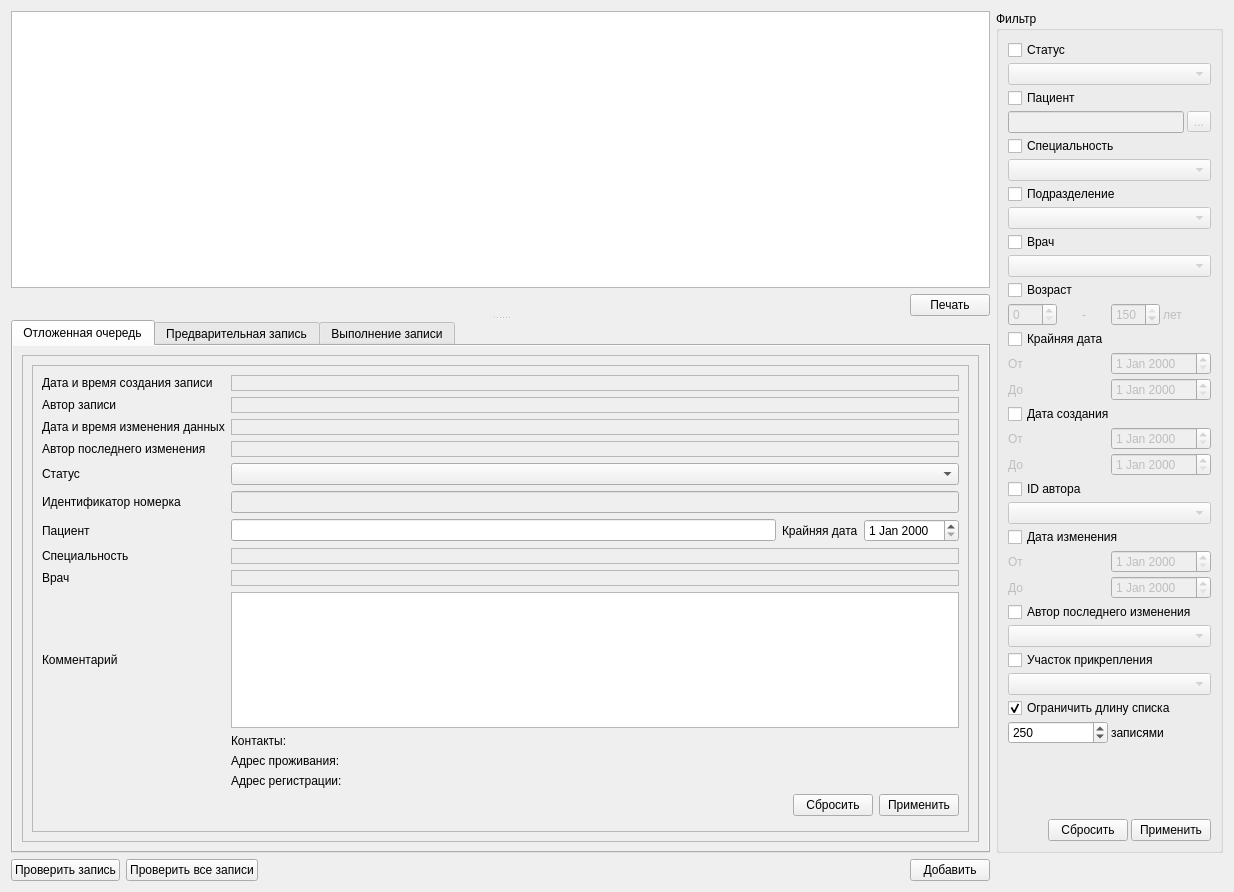
<?xml version="1.0" encoding="UTF-8"?>
<ui version="4.0">
 <class>DeferredQueueWidget</class>
 <widget class="QWidget" name="DeferredQueueWidget">
  <property name="geometry">
   <rect>
    <x>0</x>
    <y>0</y>
    <width>1234</width>
    <height>892</height>
   </rect>
  </property>
  <property name="sizePolicy">
   <sizepolicy hsizetype="Expanding" vsizetype="Expanding">
    <horstretch>0</horstretch>
    <verstretch>0</verstretch>
   </sizepolicy>
  </property>
  <property name="windowTitle">
   <string>Журнал отложенного спроса</string>
  </property>
  <layout class="QGridLayout" name="gridLayout">
   <item row="0" column="0">
    <widget class="QSplitter" name="splitter">
     <property name="orientation">
      <enum>Qt::Vertical</enum>
     </property>
     <widget class="QWidget" name="layoutWidget">
      <layout class="QGridLayout" name="gridLayout_2">
       <item row="0" column="0" rowspan="2" colspan="2">
        <widget class="CTableView" name="tblDeferredQueue"/>
       </item>
       <item row="5" column="1">
        <widget class="QPushButton" name="btnPrintTable">
         <property name="text">
          <string>Печать</string>
         </property>
        </widget>
       </item>
       <item row="5" column="0">
        <spacer name="horizontalSpacer_4">
         <property name="orientation">
          <enum>Qt::Horizontal</enum>
         </property>
         <property name="sizeHint" stdset="0">
          <size>
           <width>40</width>
           <height>20</height>
          </size>
         </property>
        </spacer>
       </item>
      </layout>
     </widget>
     <widget class="QTabWidget" name="tabBeforeRecord">
      <property name="autoFillBackground">
       <bool>true</bool>
      </property>
      <property name="currentIndex">
       <number>0</number>
      </property>
      <widget class="QWidget" name="tabDeferredQueue">
       <property name="autoFillBackground">
        <bool>true</bool>
       </property>
       <attribute name="title">
        <string>Отложенная очередь</string>
       </attribute>
       <layout class="QGridLayout" name="gridLayout_4">
        <item row="0" column="0">
         <widget class="QScrollArea" name="scrollArea">
          <property name="widgetResizable">
           <bool>true</bool>
          </property>
          <widget class="QWidget" name="scrollAreaWidgetContents_3">
           <property name="geometry">
            <rect>
             <x>0</x>
             <y>0</y>
             <width>960</width>
             <height>470</height>
            </rect>
           </property>
           <layout class="QGridLayout" name="gridLayout_3">
            <item row="0" column="0">
             <widget class="QFrame" name="deferredQueueDetails">
              <property name="sizePolicy">
               <sizepolicy hsizetype="Expanding" vsizetype="Expanding">
                <horstretch>0</horstretch>
                <verstretch>0</verstretch>
               </sizepolicy>
              </property>
              <property name="frameShape">
               <enum>QFrame::StyledPanel</enum>
              </property>
              <property name="frameShadow">
               <enum>QFrame::Raised</enum>
              </property>
              <layout class="QGridLayout" name="gridLayout_5">
               <item row="0" column="0">
                <widget class="QLabel" name="label_7">
                 <property name="text">
                  <string>Дата и время создания записи</string>
                 </property>
                </widget>
               </item>
               <item row="0" column="1">
                <widget class="QLabel" name="lblCreateDate">
                 <property name="sizePolicy">
                  <sizepolicy hsizetype="Expanding" vsizetype="Preferred">
                   <horstretch>0</horstretch>
                   <verstretch>0</verstretch>
                  </sizepolicy>
                 </property>
                 <property name="frameShape">
                  <enum>QFrame::StyledPanel</enum>
                 </property>
                 <property name="text">
                  <string/>
                 </property>
                </widget>
               </item>
               <item row="1" column="0">
                <widget class="QLabel" name="label_8">
                 <property name="text">
                  <string>Автор записи</string>
                 </property>
                </widget>
               </item>
               <item row="1" column="1">
                <widget class="QLabel" name="lblCreatePerson">
                 <property name="sizePolicy">
                  <sizepolicy hsizetype="MinimumExpanding" vsizetype="Preferred">
                   <horstretch>0</horstretch>
                   <verstretch>0</verstretch>
                  </sizepolicy>
                 </property>
                 <property name="frameShape">
                  <enum>QFrame::StyledPanel</enum>
                 </property>
                 <property name="text">
                  <string/>
                 </property>
                </widget>
               </item>
               <item row="2" column="0">
                <widget class="QLabel" name="label_9">
                 <property name="text">
                  <string>Дата и время изменения данных</string>
                 </property>
                </widget>
               </item>
               <item row="2" column="1">
                <widget class="QLabel" name="lblModifyDate">
                 <property name="sizePolicy">
                  <sizepolicy hsizetype="Expanding" vsizetype="Preferred">
                   <horstretch>0</horstretch>
                   <verstretch>0</verstretch>
                  </sizepolicy>
                 </property>
                 <property name="frameShape">
                  <enum>QFrame::StyledPanel</enum>
                 </property>
                 <property name="text">
                  <string/>
                 </property>
                </widget>
               </item>
               <item row="3" column="0">
                <widget class="QLabel" name="label_10">
                 <property name="text">
                  <string>Автор последнего изменения</string>
                 </property>
                </widget>
               </item>
               <item row="3" column="1">
                <widget class="QLabel" name="lblModifyPerson">
                 <property name="sizePolicy">
                  <sizepolicy hsizetype="Expanding" vsizetype="Preferred">
                   <horstretch>0</horstretch>
                   <verstretch>0</verstretch>
                  </sizepolicy>
                 </property>
                 <property name="frameShape">
                  <enum>QFrame::StyledPanel</enum>
                 </property>
                 <property name="text">
                  <string/>
                 </property>
                </widget>
               </item>
               <item row="4" column="0">
                <widget class="QLabel" name="label_11">
                 <property name="text">
                  <string>Статус</string>
                 </property>
                 <property name="buddy">
                  <cstring>cmbStatus</cstring>
                 </property>
                </widget>
               </item>
               <item row="4" column="1">
                <layout class="QHBoxLayout" name="horizontalLayout_2">
                 <item>
                  <widget class="CRBComboBox" name="cmbStatus">
                   <property name="minimumSize">
                    <size>
                     <width>78</width>
                     <height>0</height>
                    </size>
                   </property>
                  </widget>
                 </item>
                </layout>
               </item>
               <item row="5" column="0">
                <widget class="QLabel" name="lblAction_id_lbl">
                 <property name="text">
                  <string>Идентификатор номерка</string>
                 </property>
                </widget>
               </item>
               <item row="5" column="1">
                <widget class="QLineEdit" name="edtAction">
                 <property name="enabled">
                  <bool>false</bool>
                 </property>
                 <property name="readOnly">
                  <bool>false</bool>
                 </property>
                </widget>
               </item>
               <item row="6" column="0">
                <widget class="QLabel" name="label_12">
                 <property name="text">
                  <string>Пациент</string>
                 </property>
                 <property name="buddy">
                  <cstring>edtClient</cstring>
                 </property>
                </widget>
               </item>
               <item row="6" column="1">
                <layout class="QHBoxLayout" name="horizontalLayout_4">
                 <item>
                  <layout class="QHBoxLayout" name="horizontalLayout_3">
                   <item>
                    <widget class="QLineEdit" name="edtClient">
                     <property name="enabled">
                      <bool>true</bool>
                     </property>
                     <property name="readOnly">
                      <bool>true</bool>
                     </property>
                    </widget>
                   </item>
                  </layout>
                 </item>
                 <item>
                  <widget class="QLabel" name="label_17">
                   <property name="text">
                    <string>Крайняя дата</string>
                   </property>
                   <property name="buddy">
                    <cstring>edtMaxDate</cstring>
                   </property>
                  </widget>
                 </item>
                 <item>
                  <widget class="CDateEdit" name="edtMaxDate"/>
                 </item>
                </layout>
               </item>
               <item row="7" column="0">
                <widget class="QLabel" name="label_13">
                 <property name="text">
                  <string>Специальность</string>
                 </property>
                </widget>
               </item>
               <item row="7" column="1">
                <widget class="QLabel" name="lblSpeciality">
                 <property name="frameShape">
                  <enum>QFrame::StyledPanel</enum>
                 </property>
                 <property name="text">
                  <string/>
                 </property>
                </widget>
               </item>
               <item row="8" column="0">
                <widget class="QLabel" name="label_14">
                 <property name="text">
                  <string>Врач</string>
                 </property>
                </widget>
               </item>
               <item row="8" column="1">
                <widget class="QLabel" name="lblPerson">
                 <property name="frameShape">
                  <enum>QFrame::StyledPanel</enum>
                 </property>
                 <property name="text">
                  <string/>
                 </property>
                </widget>
               </item>
               <item row="9" column="0">
                <widget class="QLabel" name="label_16">
                 <property name="text">
                  <string>Комментарий</string>
                 </property>
                </widget>
               </item>
               <item row="9" column="1">
                <widget class="CKeyValueTableView" name="tblComments"/>
               </item>
               <item row="10" column="1">
                <layout class="QHBoxLayout" name="horizontalLayout_14">
                 <item>
                  <widget class="QLabel" name="lblContacts_2">
                   <property name="maximumSize">
                    <size>
                     <width>125</width>
                     <height>16777215</height>
                    </size>
                   </property>
                   <property name="text">
                    <string>Контакты:</string>
                   </property>
                  </widget>
                 </item>
                 <item>
                  <widget class="QLabel" name="lblContacts">
                   <property name="text">
                    <string/>
                   </property>
                  </widget>
                 </item>
                </layout>
               </item>
               <item row="11" column="1">
                <layout class="QHBoxLayout" name="horizontalLayout_15">
                 <item>
                  <widget class="QLabel" name="lblLocAddress_3">
                   <property name="maximumSize">
                    <size>
                     <width>125</width>
                     <height>16777215</height>
                    </size>
                   </property>
                   <property name="text">
                    <string>Адрес проживания:</string>
                   </property>
                  </widget>
                 </item>
                 <item>
                  <widget class="QLabel" name="lblLocAddress">
                   <property name="text">
                    <string/>
                   </property>
                  </widget>
                 </item>
                </layout>
               </item>
               <item row="12" column="1">
                <layout class="QHBoxLayout" name="horizontalLayout_16">
                 <item>
                  <widget class="QLabel" name="lblRegAddress_2">
                   <property name="maximumSize">
                    <size>
                     <width>125</width>
                     <height>16777215</height>
                    </size>
                   </property>
                   <property name="text">
                    <string>Адрес регистрации:</string>
                   </property>
                  </widget>
                 </item>
                 <item>
                  <widget class="QLabel" name="lblRegAddress">
                   <property name="text">
                    <string/>
                   </property>
                  </widget>
                 </item>
                </layout>
               </item>
               <item row="13" column="1">
                <spacer name="verticalSpacer">
                 <property name="orientation">
                  <enum>Qt::Vertical</enum>
                 </property>
                 <property name="sizeHint" stdset="0">
                  <size>
                   <width>20</width>
                   <height>40</height>
                  </size>
                 </property>
                </spacer>
               </item>
               <item row="14" column="1">
                <layout class="QHBoxLayout" name="horizontalLayout_5">
                 <item>
                  <spacer name="horizontalSpacer">
                   <property name="orientation">
                    <enum>Qt::Horizontal</enum>
                   </property>
                   <property name="sizeHint" stdset="0">
                    <size>
                     <width>40</width>
                     <height>20</height>
                    </size>
                   </property>
                  </spacer>
                 </item>
                 <item>
                  <widget class="QPushButton" name="btnResetRecord">
                   <property name="text">
                    <string>Сбросить</string>
                   </property>
                  </widget>
                 </item>
                 <item>
                  <widget class="QPushButton" name="btnSaveRecord">
                   <property name="text">
                    <string>Применить</string>
                   </property>
                  </widget>
                 </item>
                </layout>
               </item>
               <item row="16" column="1">
                <widget class="QSplitter" name="splitter_10">
                 <property name="orientation">
                  <enum>Qt::Vertical</enum>
                 </property>
                </widget>
               </item>
              </layout>
             </widget>
            </item>
           </layout>
          </widget>
         </widget>
        </item>
       </layout>
      </widget>
      <widget class="QWidget" name="tabBeforeRecordClient">
       <property name="autoFillBackground">
        <bool>true</bool>
       </property>
       <attribute name="title">
        <string>Предварительная запись</string>
       </attribute>
       <layout class="QGridLayout" name="gridLayout_23">
        <property name="margin">
         <number>4</number>
        </property>
        <property name="spacing">
         <number>4</number>
        </property>
        <item row="0" column="0">
         <widget class="CTableView" name="tblQueue"/>
        </item>
       </layout>
      </widget>
      <widget class="QWidget" name="tabVisitBeforeRecordClient">
       <property name="autoFillBackground">
        <bool>true</bool>
       </property>
       <attribute name="title">
        <string>Выполнение записи</string>
       </attribute>
       <layout class="QGridLayout" name="gridLayout_24">
        <property name="margin">
         <number>4</number>
        </property>
        <property name="spacing">
         <number>4</number>
        </property>
        <item row="0" column="0">
         <widget class="CTableView" name="tblVisitByQueue"/>
        </item>
       </layout>
      </widget>
     </widget>
    </widget>
   </item>
   <item row="0" column="1">
    <widget class="QGroupBox" name="groupBox">
     <property name="sizePolicy">
      <sizepolicy hsizetype="Fixed" vsizetype="Preferred">
       <horstretch>0</horstretch>
       <verstretch>0</verstretch>
      </sizepolicy>
     </property>
     <property name="title">
      <string>Фильтр</string>
     </property>
     <layout class="QVBoxLayout" name="verticalLayout">
      <property name="spacing">
       <number>3</number>
      </property>
      <item>
       <widget class="QCheckBox" name="chkFilterStatus">
        <property name="text">
         <string>Статус</string>
        </property>
       </widget>
      </item>
      <item>
       <widget class="CRBComboBox" name="cmbFilterStatus">
        <property name="enabled">
         <bool>false</bool>
        </property>
       </widget>
      </item>
      <item>
       <widget class="QCheckBox" name="chkFilterClient">
        <property name="text">
         <string>Пациент</string>
        </property>
       </widget>
      </item>
      <item>
       <layout class="QHBoxLayout" name="horizontalLayout_17">
        <item>
         <widget class="QLineEdit" name="edtFilterClient">
          <property name="enabled">
           <bool>false</bool>
          </property>
         </widget>
        </item>
        <item>
         <widget class="QToolButton" name="btnFilterClient">
          <property name="enabled">
           <bool>false</bool>
          </property>
          <property name="text">
           <string>...</string>
          </property>
         </widget>
        </item>
       </layout>
      </item>
      <item>
       <widget class="QCheckBox" name="chkFilterSpeciality">
        <property name="text">
         <string>Специальность</string>
        </property>
       </widget>
      </item>
      <item>
       <widget class="CRBComboBox" name="cmbFilterSpeciality">
        <property name="enabled">
         <bool>false</bool>
        </property>
       </widget>
      </item>
      <item>
       <widget class="QCheckBox" name="chkFilterPersonOrgStructure">
        <property name="text">
         <string>Подразделение</string>
        </property>
       </widget>
      </item>
      <item>
       <widget class="COrgStructureComboBox" name="cmbFilterPersonOrgStructure">
        <property name="enabled">
         <bool>false</bool>
        </property>
       </widget>
      </item>
      <item>
       <widget class="QCheckBox" name="chkFilterPerson">
        <property name="text">
         <string>Врач</string>
        </property>
       </widget>
      </item>
      <item>
       <widget class="CPersonComboBoxEx" name="cmbFilterPerson">
        <property name="enabled">
         <bool>false</bool>
        </property>
       </widget>
      </item>
      <item>
       <widget class="QCheckBox" name="chkFilterAge">
        <property name="text">
         <string>Возраст</string>
        </property>
       </widget>
      </item>
      <item>
       <layout class="QHBoxLayout" name="horizontalLayout">
        <item>
         <widget class="QSpinBox" name="edtFilterAgeFrom">
          <property name="enabled">
           <bool>false</bool>
          </property>
          <property name="maximum">
           <number>150</number>
          </property>
         </widget>
        </item>
        <item>
         <widget class="QLabel" name="lblFilterAge1">
          <property name="enabled">
           <bool>false</bool>
          </property>
          <property name="text">
           <string>-</string>
          </property>
          <property name="alignment">
           <set>Qt::AlignCenter</set>
          </property>
         </widget>
        </item>
        <item>
         <widget class="QSpinBox" name="edtFilterAgeTo">
          <property name="enabled">
           <bool>false</bool>
          </property>
          <property name="maximum">
           <number>150</number>
          </property>
          <property name="value">
           <number>150</number>
          </property>
         </widget>
        </item>
        <item>
         <widget class="QLabel" name="lblFilterAge2">
          <property name="enabled">
           <bool>false</bool>
          </property>
          <property name="text">
           <string>лет</string>
          </property>
         </widget>
        </item>
       </layout>
      </item>
      <item>
       <widget class="QCheckBox" name="chkFilterMaxDate">
        <property name="text">
         <string>Крайняя дата</string>
        </property>
       </widget>
      </item>
      <item>
       <layout class="QHBoxLayout" name="horizontalLayout_12">
        <item>
         <widget class="QLabel" name="label">
          <property name="enabled">
           <bool>false</bool>
          </property>
          <property name="text">
           <string>От</string>
          </property>
         </widget>
        </item>
        <item>
         <widget class="CDateEdit" name="edtFilterBegMaxDate">
          <property name="enabled">
           <bool>false</bool>
          </property>
         </widget>
        </item>
       </layout>
      </item>
      <item>
       <layout class="QHBoxLayout" name="horizontalLayout_11">
        <item>
         <widget class="QLabel" name="label_2">
          <property name="enabled">
           <bool>false</bool>
          </property>
          <property name="text">
           <string>До</string>
          </property>
         </widget>
        </item>
        <item>
         <widget class="CDateEdit" name="edtFilterEndMaxDate">
          <property name="enabled">
           <bool>false</bool>
          </property>
         </widget>
        </item>
       </layout>
      </item>
      <item>
       <widget class="QCheckBox" name="chkFilterCreateDate">
        <property name="text">
         <string>Дата создания</string>
        </property>
       </widget>
      </item>
      <item>
       <layout class="QHBoxLayout" name="horizontalLayout_10">
        <item>
         <widget class="QLabel" name="label_3">
          <property name="enabled">
           <bool>false</bool>
          </property>
          <property name="text">
           <string>От</string>
          </property>
         </widget>
        </item>
        <item>
         <widget class="CDateEdit" name="edtFilterBegCreateDate">
          <property name="enabled">
           <bool>false</bool>
          </property>
         </widget>
        </item>
       </layout>
      </item>
      <item>
       <layout class="QHBoxLayout" name="horizontalLayout_9">
        <item>
         <widget class="QLabel" name="label_4">
          <property name="enabled">
           <bool>false</bool>
          </property>
          <property name="text">
           <string>До</string>
          </property>
         </widget>
        </item>
        <item>
         <widget class="CDateEdit" name="edtFilterEndCreateDate">
          <property name="enabled">
           <bool>false</bool>
          </property>
         </widget>
        </item>
       </layout>
      </item>
      <item>
       <widget class="QCheckBox" name="chkFilterCreatePerson">
        <property name="text">
         <string>ID автора</string>
        </property>
       </widget>
      </item>
      <item>
       <widget class="CCompletableComboBox" name="cmbFilterCreatePerson">
        <property name="enabled">
         <bool>false</bool>
        </property>
       </widget>
      </item>
      <item>
       <widget class="QCheckBox" name="chkFilterModifyDate">
        <property name="text">
         <string>Дата изменения</string>
        </property>
       </widget>
      </item>
      <item>
       <layout class="QHBoxLayout" name="horizontalLayout_7">
        <item>
         <widget class="QLabel" name="label_5">
          <property name="enabled">
           <bool>false</bool>
          </property>
          <property name="text">
           <string>От</string>
          </property>
         </widget>
        </item>
        <item>
         <widget class="CDateEdit" name="edtFilterBegModifyDate">
          <property name="enabled">
           <bool>false</bool>
          </property>
         </widget>
        </item>
       </layout>
      </item>
      <item>
       <layout class="QHBoxLayout" name="horizontalLayout_8">
        <item>
         <widget class="QLabel" name="label_6">
          <property name="enabled">
           <bool>false</bool>
          </property>
          <property name="text">
           <string>До</string>
          </property>
         </widget>
        </item>
        <item>
         <widget class="CDateEdit" name="edtFilterEndModifyDate">
          <property name="enabled">
           <bool>false</bool>
          </property>
         </widget>
        </item>
       </layout>
      </item>
      <item>
       <widget class="QCheckBox" name="chkFilterModifyPerson">
        <property name="text">
         <string>Автор последнего изменения</string>
        </property>
       </widget>
      </item>
      <item>
       <widget class="CPersonComboBoxEx" name="cmbFilterModifyPerson">
        <property name="enabled">
         <bool>false</bool>
        </property>
       </widget>
      </item>
      <item>
       <widget class="QCheckBox" name="chkFilterOrgStructure">
        <property name="text">
         <string>Участок прикрепления</string>
        </property>
       </widget>
      </item>
      <item>
       <widget class="COrgStructureComboBox" name="cmbFilterOrgStructure">
        <property name="enabled">
         <bool>false</bool>
        </property>
       </widget>
      </item>
      <item>
       <widget class="QCheckBox" name="chkFilterListLength">
        <property name="enabled">
         <bool>true</bool>
        </property>
        <property name="text">
         <string>Ограничить длину списка</string>
        </property>
        <property name="checked">
         <bool>true</bool>
        </property>
       </widget>
      </item>
      <item>
       <layout class="QHBoxLayout" name="horizontalLayout_25">
        <item>
         <widget class="QSpinBox" name="edtFilterListLength">
          <property name="maximum">
           <number>1000000000</number>
          </property>
          <property name="value">
           <number>250</number>
          </property>
         </widget>
        </item>
        <item>
         <widget class="QLabel" name="lblFilterListLength">
          <property name="text">
           <string>записями</string>
          </property>
         </widget>
        </item>
       </layout>
      </item>
      <item>
       <spacer name="verticalSpacer_2">
        <property name="orientation">
         <enum>Qt::Vertical</enum>
        </property>
        <property name="sizeHint" stdset="0">
         <size>
          <width>20</width>
          <height>40</height>
         </size>
        </property>
       </spacer>
      </item>
      <item>
       <layout class="QHBoxLayout" name="horizontalLayout_6">
        <item>
         <spacer name="horizontalSpacer_2">
          <property name="orientation">
           <enum>Qt::Horizontal</enum>
          </property>
          <property name="sizeHint" stdset="0">
           <size>
            <width>40</width>
            <height>20</height>
           </size>
          </property>
         </spacer>
        </item>
        <item>
         <widget class="QPushButton" name="btnResetFilter">
          <property name="text">
           <string>Сбросить</string>
          </property>
         </widget>
        </item>
        <item>
         <widget class="QPushButton" name="btnApplyFilter">
          <property name="text">
           <string>Применить</string>
          </property>
         </widget>
        </item>
       </layout>
      </item>
     </layout>
     <zorder>chkFilterPerson</zorder>
     <zorder>chkFilterSpeciality</zorder>
     <zorder>chkFilterModifyDate</zorder>
     <zorder>chkFilterCreateDate</zorder>
     <zorder>chkFilterClient</zorder>
     <zorder>chkFilterStatus</zorder>
     <zorder>chkFilterCreatePerson</zorder>
     <zorder>cmbFilterPerson</zorder>
     <zorder>cmbFilterStatus</zorder>
     <zorder>cmbFilterModifyPerson</zorder>
     <zorder>cmbFilterSpeciality</zorder>
     <zorder>chkFilterMaxDate</zorder>
     <zorder>cmbFilterCreatePerson</zorder>
     <zorder>chkFilterAge</zorder>
     <zorder></zorder>
     <zorder></zorder>
     <zorder></zorder>
     <zorder></zorder>
     <zorder></zorder>
     <zorder></zorder>
     <zorder>chkFilterModifyPerson</zorder>
     <zorder>chkFilterOrgStructure</zorder>
     <zorder>cmbFilterOrgStructure</zorder>
     <zorder>chkFilterListLength</zorder>
     <zorder>verticalSpacer_2</zorder>
     <zorder>chkFilterPersonOrgStructure</zorder>
     <zorder>cmbFilterPersonOrgStructure</zorder>
    </widget>
   </item>
   <item row="1" column="0">
    <layout class="QHBoxLayout" name="horizontalLayout_13">
     <item>
      <widget class="QPushButton" name="btnCheckRecord">
       <property name="text">
        <string>Проверить запись</string>
       </property>
      </widget>
     </item>
     <item>
      <widget class="QPushButton" name="btnCheckAll">
       <property name="text">
        <string>Проверить все записи</string>
       </property>
      </widget>
     </item>
     <item>
      <spacer name="horizontalSpacer_3">
       <property name="orientation">
        <enum>Qt::Horizontal</enum>
       </property>
       <property name="sizeHint" stdset="0">
        <size>
         <width>40</width>
         <height>20</height>
        </size>
       </property>
      </spacer>
     </item>
     <item>
      <widget class="QPushButton" name="btnAddRecord">
       <property name="text">
        <string>Добавить</string>
       </property>
      </widget>
     </item>
    </layout>
   </item>
  </layout>
 </widget>
 <customwidgets>
  <customwidget>
   <class>CPersonComboBoxEx</class>
   <extends>QComboBox</extends>
   <header>Orgs/PersonComboBoxEx.h</header>
  </customwidget>
  <customwidget>
   <class>CRBComboBox</class>
   <extends>QComboBox</extends>
   <header>library/crbcombobox.h</header>
  </customwidget>
  <customwidget>
   <class>CTableView</class>
   <extends>QTableView</extends>
   <header>library/TableView.h</header>
  </customwidget>
  <customwidget>
   <class>CDateEdit</class>
   <extends>QDateEdit</extends>
   <header>library/DateEdit.h</header>
  </customwidget>
  <customwidget>
   <class>CCompletableComboBox</class>
   <extends>QComboBox</extends>
   <header>library/ReferralComboBox.h</header>
  </customwidget>
  <customwidget>
   <class>CKeyValueTableView</class>
   <extends>QTableView</extends>
   <header>library/KeyValueTable.h</header>
  </customwidget>
  <customwidget>
   <class>COrgStructureComboBox</class>
   <extends>QComboBox</extends>
   <header>Orgs/OrgStructComboBoxes</header>
  </customwidget>
 </customwidgets>
 <tabstops>
  <tabstop>tblDeferredQueue</tabstop>
  <tabstop>cmbStatus</tabstop>
  <tabstop>edtMaxDate</tabstop>
  <tabstop>btnResetRecord</tabstop>
  <tabstop>btnCheckRecord</tabstop>
  <tabstop>btnCheckAll</tabstop>
  <tabstop>btnAddRecord</tabstop>
 </tabstops>
 <resources/>
 <connections/>
</ui>
